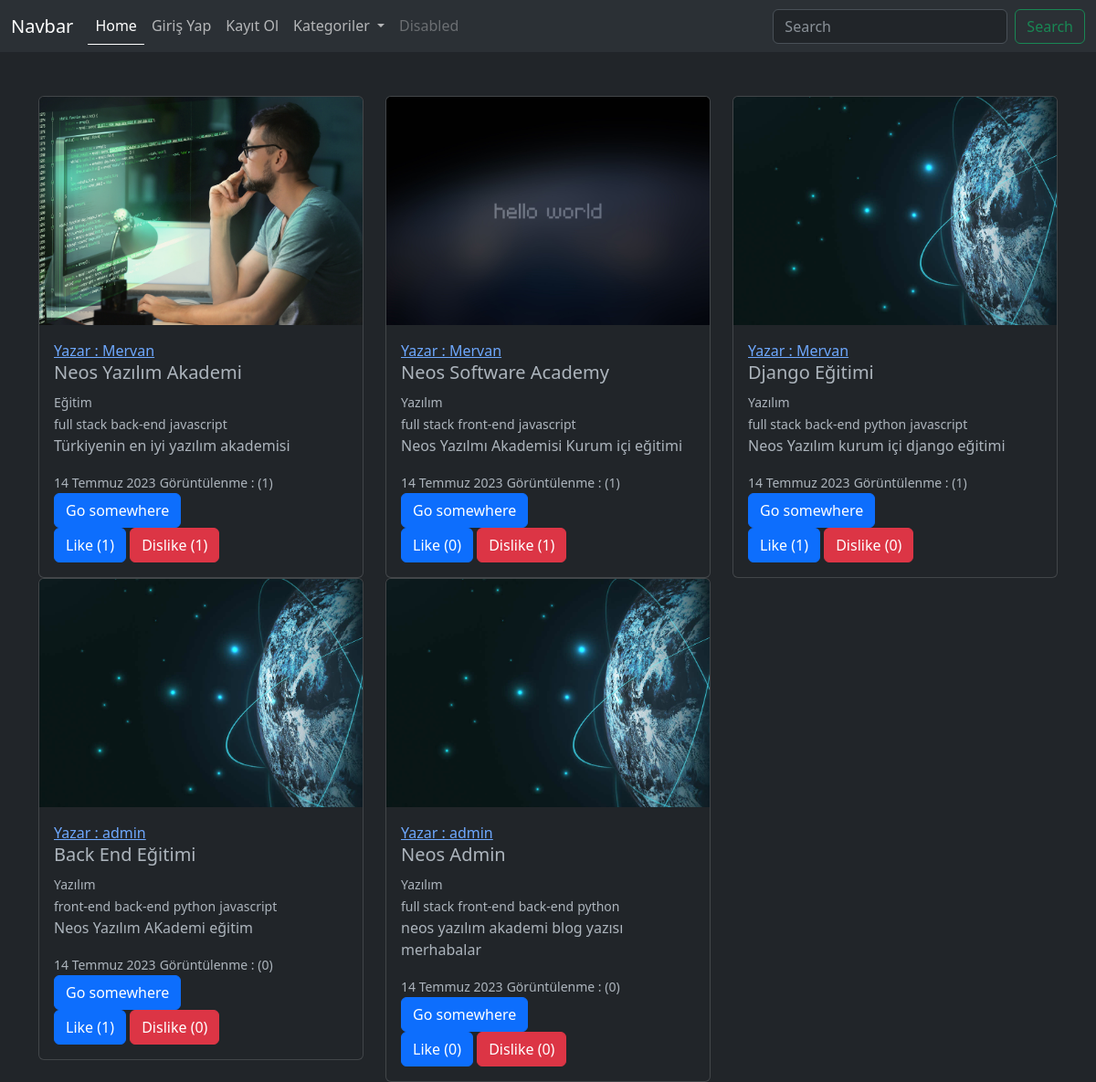
Before: / with the older database file.
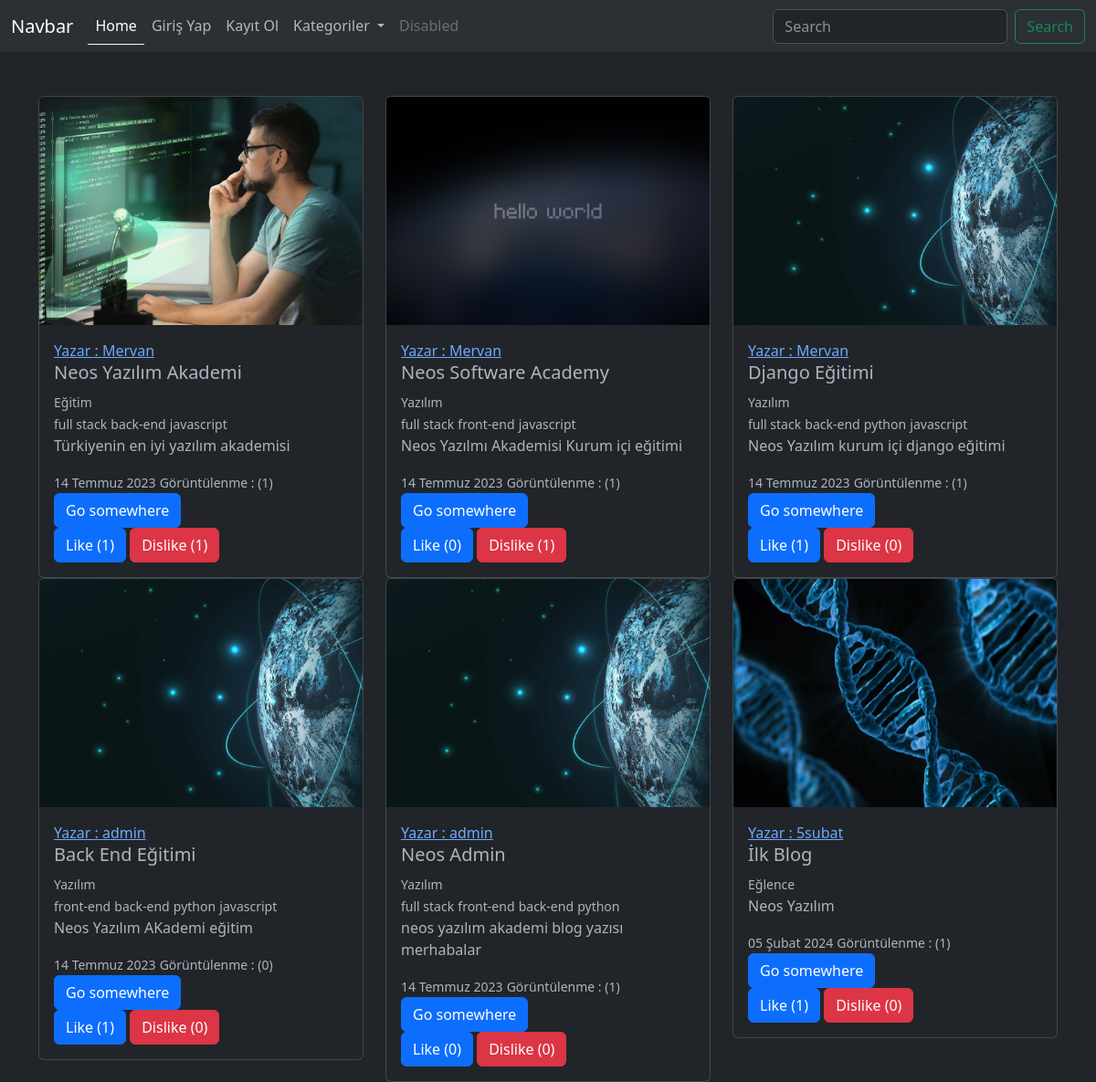
After: the same page with the newer database file.
### posts/models.py (models this page shows, shortened)
class Blog(models.Model):
    owner = models.ForeignKey(User, on_delete=models.CASCADE, null=True)
    kategori = models.ForeignKey(Kategori, on_delete=models.SET_NULL, null=True)
    alt = models.ManyToManyField(AltKategori)
    ornek = models.OneToOneField(Kategori, related_name="ornegim", on_delete=models.CASCADE, null=True, blank=True)
    title = models.CharField(max_length=100) # type text Neos Yazılım Akademi
    content = models.TextField(verbose_name="İçerik", help_text="Buraya yazacağınız içerik bloğunuzun içeriği olacaktır") # textarea
    image = models.ImageField(upload_to = 'blogs/', null=True)
    created_at = models.DateTimeField(auto_now_add=True, verbose_name="Oluşturulma Tarihi", null=True)
    like = models.ManyToManyField('user.Profile', related_name="beğeniler")
    dislike = models.ManyToManyField('user.Profile')
    view = models.ManyToManyField('posts.IpModel', related_name="goruntulenme", blank=True)
    slug = models.SlugField(null=True, blank=True, editable=False) # neos-yazilim-akademi
    def get_absolute_url(self):
        return reverse('detail', kwargs={'pk':self.slug})
    class Meta:
        verbose_name_plural = "Yazılar" # anabaşlık
        verbose_name = "Yazı" # tekil başlık

class Kategori(models.Model):
    name = models.CharField(max_length=100)

class AltKategori(models.Model):
    name = models.CharField(max_length=100)

### posts/views.py (the view)
# urls.py: path('', index, name="index"),
def index(request):
    blogs = Blog.objects.all()
    print("Views")
    if request.method == 'POST':
        like(request)
        return redirect('index')
    search = ''
    if request.GET.get('search'):
        search = request.GET.get('search')
        blogs = Blog.objects.filter(
            Q(title__icontains = search) |
            Q(kategori__name__icontains = search)
        )
    context = {
        'blogs':blogs,
        'search':search,
    }
    return render(request, 'index.html', context)

### posts/context_processors.py (called while the page is built)
def get_category(request):
    kategoriler = Kategori.objects.all()
    context = {
        'kategoriler':kategoriler
    }
    return context

### templates/index.html (shortened to what this page needs)
{% load static %}
{% load humanize %}
<!DOCTYPE html>
<html lang="en">
<head>
    <link href="https://cdn.jsdelivr.net/npm/bootstrap@5.3.0/dist/css/bootstrap.min.css" rel="stylesheet">
    <link rel="stylesheet" href="{% static 'style.css' %}">
</head>
<body data-bs-theme="dark">
    {% include 'partials/_navbar.html' %}
    <div class="container mt-5">
      {% block content %}
        <div class="row">
            {% for i in blogs %}
                {% include 'partials/_card.html' %}
            {% empty %}
            <h1 class="text-center">Blog Bulunmadı</h1>
            {% endfor %}
        </div>
      {% endblock content %}
    </div>
</body>
</html>

### templates/partials/_navbar.html (shortened to what this page needs)
<nav class="navbar navbar-expand-lg bg-body-tertiary">
    <div class="container-fluid">
      <a class="navbar-brand" href="/">Navbar</a>
      <div class="collapse navbar-collapse" id="navbarSupportedContent">
        <ul class="navbar-nav me-auto mb-2 mb-lg-0">
          <li class="nav-item">
            <a
            {% if request.path == '/' %}
            class="nav-link active"
            {% else %}
            class="nav-link"
            {% endif %}
            aria-current="page" href="/">Home</a>
          </li>
          {% if user.is_authenticated %}
          <li class="nav-item">
            <a class="nav-link" href="/user/profile/{{request.user.profile.id}}">{{request.user}}</a>
          </li>
          <li class="nav-item">
            <a
            {% if request.path == '/olustur/' %}
            class="nav-link active"
            {% else %}
            class="nav-link"
            {% endif %}
            href="/olustur/">Oluştur</a>
          </li>
          <li class="nav-item">
            <a class="nav-link" href="/user/logout/">Çıkış Yap</a>
          </li>
          {% else %}
          <li class="nav-item">
            <a
            {% if request.path == '/user/login/' %}
            class="nav-link active"
            {% else %}
            class="nav-link"
            {% endif %}
            href="{% url 'login' %}">Giriş Yap</a>
          </li>
          <li class="nav-item">
            <a
            {% if request.path == '/user/register/' %}
            class="nav-link active"
            {% else %}
            class="nav-link"
            {% endif %}
            href="/user/register/">Kayıt Ol</a>
          </li>
          {% endif %}
          <li class="nav-item dropdown">
            <a class="nav-link dropdown-toggle" href="#" role="button" data-bs-toggle="dropdown" aria-expanded="false">
              Kategoriler
            </a>
          </li>
          <li class="nav-item">
            <a class="nav-link disabled">Disabled</a>
          </li>
        </ul>
        <form class="d-flex" method="GET" action="/" role="search">
          <input class="form-control me-2" name="search" value="{{search}}" type="search" placeholder="Search" aria-label="Search">
          <button class="btn btn-outline-success" type="submit">Search</button>
        </form>
      </div>
    </div>
</nav>

### templates/partials/_card.html (shortened to what this page needs)
{% load humanize %}
<div class="col-4">
    <div class="card">
        {% if i.image %}
            <img src="{{i.image.url}}" height="250" class="card-img-top" alt="...">
        {% else %}
            <p>Resim Yok</p>
        {% endif %}
        <div class="card-body">
          <a href="{% url 'profile' i.owner.profile.id %}">Yazar : {{i.owner.username}}</a>
          <h5 class="card-title">{{i.title}}</h5>
          <small>{{i.kategori.name}}</small>
          <br>
          {% for j in i.alt.all %}
          <small>{{j.name}}</small>
          {% endfor %}
          <p class="card-text">{{i.content}}</p>
          <small class="text-capitalize">{{i.created_at|naturalday}}</small>
          <small>Görüntülenme : ({{i.view.all.count}})</small>
          <br>
          <a href="{{i.get_absolute_url}}" class="btn btn-primary">Go somewhere</a>
          <form class="d-inline-block" method="POST">
            <input type="submit" name="like" value="Like ({{i.like.all.count}})"
            {% if request.user.profile in i.like.all %}
            class="btn btn-success"
            {% else %}
            class="btn btn-primary"
            {% endif %}
             >
            <input type="submit" name="dislike" value="Dislike ({{i.dislike.all.count}})"
            {% if request.user.profile in i.dislike.all %}
            class="btn btn-secondary"
            {% else %}
            class="btn btn-danger"
            {% endif %}
            >
          </form>
        </div>
      </div>
</div>

### templates/index.html (style rules this page uses)
.active { border-bottom: 1px solid white; }

Changed rows visible on the page:
computed for Blog "Neos Admin": view.all.count "0" → "1"
added Blog: image (picture), owner.username "5subat", title "İlk Blog", kategori.name "Eğlence", content "Neos Yazılım", created_at "05 Şubat 2024", view.all.count "1", like "Like (1)", dislike "Dislike (0)"
